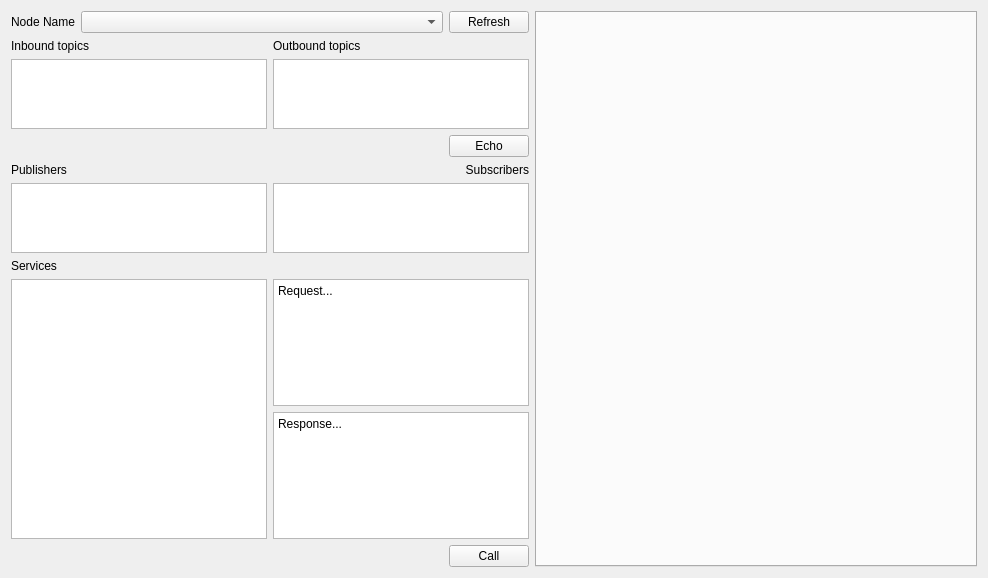
<?xml version="1.0" encoding="UTF-8"?>
<ui version="4.0">
 <class>RosLifecycleClientPluginWidget</class>
 <widget class="QWidget" name="RosLifecycleClientPluginWidget">
  <property name="geometry">
   <rect>
    <x>0</x>
    <y>0</y>
    <width>988</width>
    <height>578</height>
   </rect>
  </property>
  <property name="windowTitle">
   <string>ROS Node Inspector</string>
  </property>
  <layout class="QHBoxLayout" name="verticalLayout_3">
   <item>
    <layout class="QVBoxLayout" name="verticalLayout_2">
     <property name="sizeConstraint">
      <enum>QLayout::SetMaximumSize</enum>
     </property>
     <item>
      <layout class="QHBoxLayout" name="horizontalLayout_2">
       <item>
        <widget class="QLabel" name="node_name_label">
         <property name="text">
          <string>Node Name</string>
         </property>
        </widget>
       </item>
       <item>
        <widget class="QComboBox" name="nodeSelector">
         <property name="sizePolicy">
          <sizepolicy hsizetype="MinimumExpanding" vsizetype="Fixed">
           <horstretch>0</horstretch>
           <verstretch>0</verstretch>
          </sizepolicy>
         </property>
        </widget>
       </item>
       <item>
        <widget class="QPushButton" name="nodeRefreshButton">
         <property name="text">
          <string>Refresh</string>
         </property>
        </widget>
       </item>
      </layout>
     </item>
     <item>
      <layout class="QHBoxLayout" name="horizontalLayout_6">
       <item>
        <widget class="QLabel" name="label_4">
         <property name="text">
          <string>Inbound topics</string>
         </property>
        </widget>
       </item>
       <item>
        <widget class="QLabel" name="label_3">
         <property name="text">
          <string>Outbound topics</string>
         </property>
        </widget>
       </item>
      </layout>
     </item>
     <item>
      <layout class="QHBoxLayout" name="horizontalLayout">
       <item>
        <widget class="QListWidget" name="leftTopicListWidget">
         <property name="alternatingRowColors">
          <bool>true</bool>
         </property>
        </widget>
       </item>
       <item>
        <widget class="QListWidget" name="rightTopicListWidget">
         <property name="alternatingRowColors">
          <bool>true</bool>
         </property>
        </widget>
       </item>
      </layout>
     </item>
     <item>
      <layout class="QHBoxLayout" name="horizontalLayout_3">
       <item>
        <spacer name="horizontalSpacer">
         <property name="orientation">
          <enum>Qt::Horizontal</enum>
         </property>
         <property name="sizeHint" stdset="0">
          <size>
           <width>40</width>
           <height>20</height>
          </size>
         </property>
        </spacer>
       </item>
       <item>
        <widget class="QPushButton" name="echoButton">
         <property name="text">
          <string>Echo</string>
         </property>
        </widget>
       </item>
      </layout>
     </item>
     <item>
      <layout class="QHBoxLayout" name="horizontalLayout_5">
       <item>
        <widget class="QLabel" name="label_2">
         <property name="text">
          <string>Publishers</string>
         </property>
        </widget>
       </item>
       <item>
        <widget class="QLabel" name="label">
         <property name="text">
          <string>Subscribers</string>
         </property>
         <property name="alignment">
          <set>Qt::AlignRight|Qt::AlignTrailing|Qt::AlignVCenter</set>
         </property>
        </widget>
       </item>
      </layout>
     </item>
     <item>
      <layout class="QHBoxLayout" name="horizontalLayout_4">
       <item>
        <widget class="QListWidget" name="leftNodeListWidget">
         <property name="alternatingRowColors">
          <bool>true</bool>
         </property>
        </widget>
       </item>
       <item>
        <widget class="QListWidget" name="rightNodeListWidget">
         <property name="alternatingRowColors">
          <bool>true</bool>
         </property>
        </widget>
       </item>
      </layout>
     </item>
     <item>
      <layout class="QHBoxLayout" name="horizontalLayout_7">
       <item>
        <widget class="QLabel" name="label_5">
         <property name="text">
          <string>Services</string>
         </property>
        </widget>
       </item>
      </layout>
     </item>
     <item>
      <layout class="QHBoxLayout" name="horizontalLayout_8">
       <item>
        <widget class="QListWidget" name="serviceListWidget"/>
       </item>
       <item>
        <layout class="QVBoxLayout" name="verticalLayout">
         <item>
          <widget class="QPlainTextEdit" name="requestTextBox">
           <property name="plainText">
            <string>Request...</string>
           </property>
          </widget>
         </item>
         <item>
          <widget class="QPlainTextEdit" name="responseTextBox">
           <property name="plainText">
            <string>Response...</string>
           </property>
          </widget>
         </item>
        </layout>
       </item>
      </layout>
     </item>
     <item>
      <layout class="QHBoxLayout" name="horizontalLayout_9">
       <item>
        <spacer name="horizontalSpacer_2">
         <property name="orientation">
          <enum>Qt::Horizontal</enum>
         </property>
         <property name="sizeHint" stdset="0">
          <size>
           <width>40</width>
           <height>20</height>
          </size>
         </property>
        </spacer>
       </item>
       <item>
        <widget class="QPushButton" name="callServiceButton">
         <property name="text">
          <string>Call</string>
         </property>
        </widget>
       </item>
      </layout>
     </item>
    </layout>
   </item>
   <item>
    <widget class="QTabWidget" name="echoTabWidget">
     <property name="enabled">
      <bool>true</bool>
     </property>
     <property name="currentIndex">
      <number>-1</number>
     </property>
    </widget>
   </item>
  </layout>
 </widget>
 <resources/>
 <connections/>
</ui>
